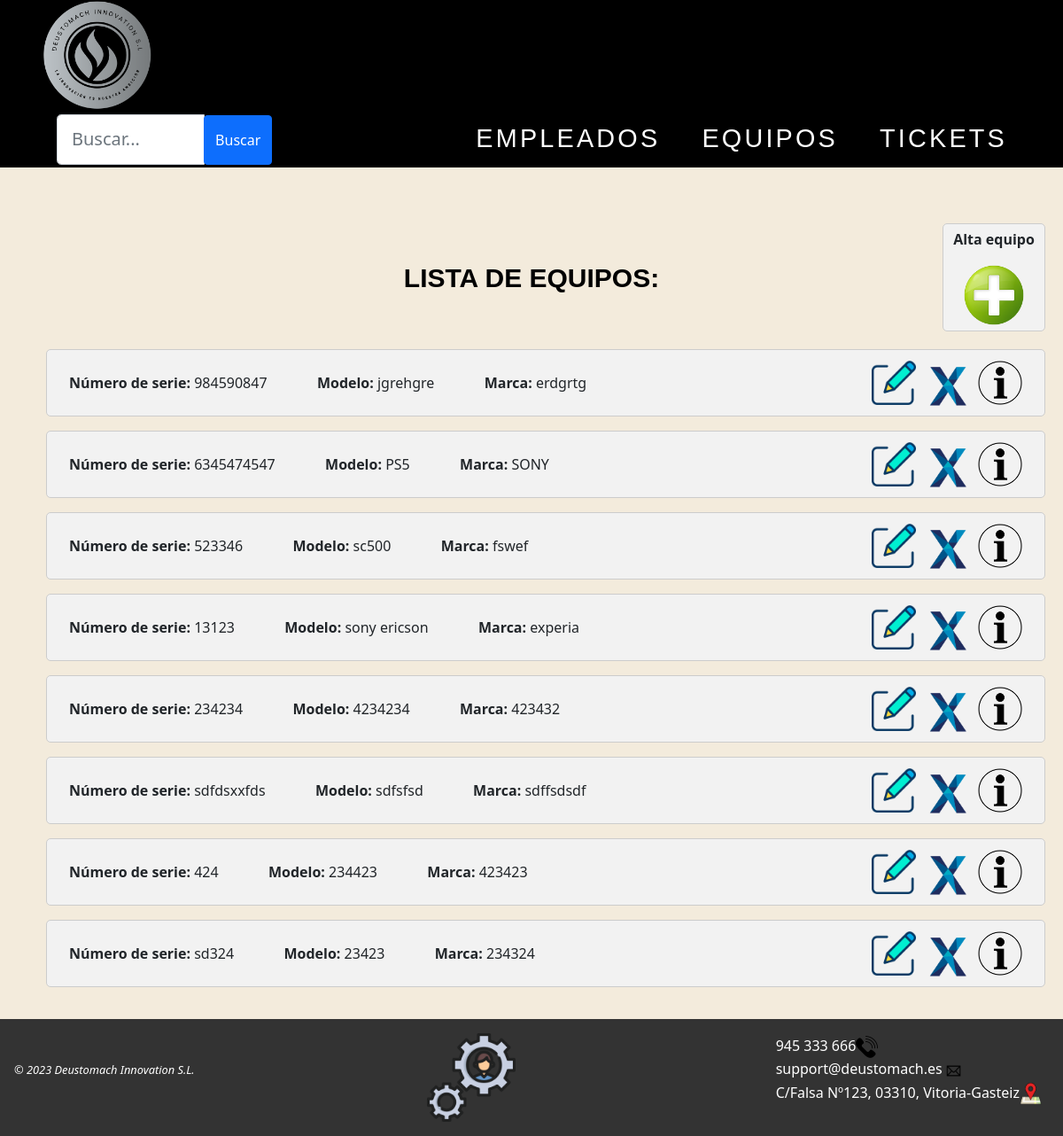
/AppWeb/listadoEquipos/, run on an earlier commit of the app's database.
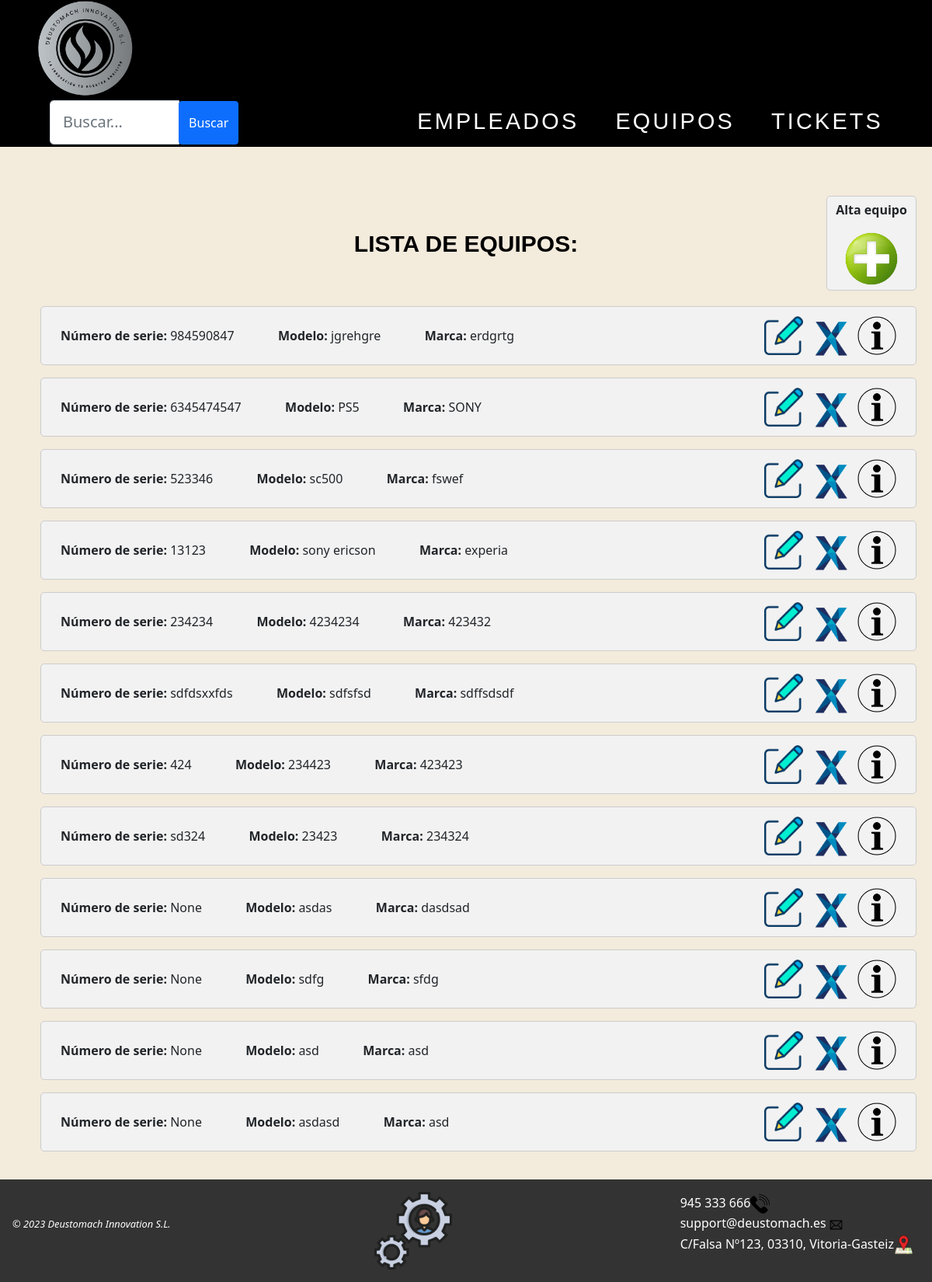
And on a later commit of the database.
### AppWeb/models.py (models this page shows, shortened)
class Equipo(models.Model):
    nserie = models.CharField(max_length=20, unique=True)
    modelo = models.CharField(max_length=50)
    marca = models.CharField(max_length=30)
    tipo = models.CharField(max_length=20)
    fechaAdquisicion = models.DateField(null=True, blank=True)
    fechaPuestaMarcha = models.DateField(null=True, blank=True)
    provNombre = models.CharField(max_length=30)
    provTelefono = models.IntegerField(default=0)
    planta = models.CharField(max_length=15)

### AppWeb/views.py (the view)
# urls.py: path('AppWeb/listadoEquipos/', views.ListaEquipo.as_view(), name='listado-equipo'),
class ListaEquipo(ListView):
    model = Equipo
    template_name = 'listadoEquipos.html'
    context_object_name = 'equipos'
    def get_queryset(self):
        queryset = super().get_queryset()
        busqueda = self.request.GET.get("buscar")
        if busqueda:
            queryset = queryset.filter(
                Q(nserie__icontains=busqueda) |
                Q(modelo__icontains=busqueda) |
                Q(marca__icontains=busqueda)
            ).distinct()
        return queryset

### AppWeb/Templates/listadoEquipos.html (shortened to what this page needs)
{% extends "homeEquipos.html" %}
{% load static %}
{% block contenido %}
<div class="contenido">
    <div id="totalalta">
        <div id="titulos">
            <h1>LISTA DE EQUIPOS:</h1>
        </div>
        <div id="mas">
            <p><b>Alta equipo</b></p>
            <a href="{% url 'gestion:crear-equipo' %}"><img class="centrado" src="{% static 'images/añadirusr.png' %}"
                    width="70px" title="Crear un empleado nuevo"></a>
        </div>
        {% if object_list %}
        {% for eq in object_list %}
        <ul>
            <div class="objetos">
                <span><b>Número de serie: </b>{{eq.nserie}}</span> &emsp;&emsp;&emsp;
                <b>Modelo: </b>{{eq.modelo}}</span> &emsp;&emsp;&emsp;
                <b>Marca: </b>{{eq.marca}}</span>
                <a id="objetos1" href="{% url 'gestion:detalle-equipo' eq.id %}"><img
                        src="{% static 'images/info.png' %}" title="Pulsa para ver los detalles del equipo"
                        width="50px"></a>
                <a id="objetos1" href="{% url 'gestion:borrar-equipo' eq.id %}"><img
                        src="{% static 'images/delete.png' %}" title="Haz clic para eliminar el equipo"
                        width="50px"></a>
                <a id="objetos1" href="{% url 'gestion:modificar-equipo' eq.id %}"><img
                        src="{% static 'images/editar.png' %}" title="Haz clic para editar este equipo"
                        width="50px"></a>
            </div>
        </ul>
        {% endfor %}
        {% else %}
        <h1>No hay equipos disponibles</h1>
        {% endif %}
    </div>
    {% endblock %}

### AppWeb/Templates/homeEquipos.html (shortened to what this page needs)
{% load static %}
<!DOCTYPE html>
<html lang="en">
<head>
    <link href="https://cdn.jsdelivr.net/npm/bootstrap@5.1.3/dist/css/bootstrap.min.css" rel="stylesheet"
>
    <link rel="stylesheet" href="{% static 'css/Estilo.css' %}">
</head>
<body>
    <header class='ocultar-y-mostrar'>
        <nav class="navbar">
            <a href="{% url 'gestion:listado-empleado' %}"><img class="logo" src="{% static 'images/LOGO.png' %}"
                    title="Logo de la empresa" alt="Logo"></a>
            <ul class="nav-menu">
                {% block buscador %}
                <form class="d-none d-sm-inline-block form-inline mr-auto ml-md-3 my-2 my-md-0 mw-100 navbar-search"
                    method="GET">
                    <div class="input-group">
                        <input type="text" class="form-control form-control-lg" placeholder="Buscar..."
                            name="buscar" value="{{ request.GET.buscar }}">
                        <div>
                            <button class="btn btn-primary btn-block, guardar1" type="submit">Buscar
                            </button>
                        </div>
                    </div>
                </form>
                {% endblock buscador %}
                <div class="enlaces">
                    <li><a class="nav-link" href="{% url 'gestion:listado-empleado' %}">Empleados</a>
                    </li>
                    <li><a class="nav-link" href="{% url 'gestion:listado-equipo' %}" class="active">Equipos</a></li>
                    <li><a class="nav-link" href="{% url 'gestion:listado-ticket' %}">Tickets</a></li>
                </div>
            </ul>
        </nav>
    </header>
    <main class="main">
        {% block contenido %} {% endblock %}
    </main>
    <footer>
        <div class="piePagina">
            <p id="proteccion"><em>© 2023 Deustomach Innovation S.L.</em></p>
            <a id="admin" href="http://127.0.0.1:8000/admin/"><img id="logo_admin" src="{% static 'images/admin.png' %}" title="Administration"></a>
            <ul id="otros">
                <li>945 333 666<img class="logoInferior" src="{% static 'images/tlf.png' %}" title="imagen de un teléfono"></a></li>
                <li>support@deustomach.es<img class="logoInferior" src="{% static 'images/mail.png' %}" title="imagen de un mail"></a></li>
                <li>C/Falsa Nº123, 03310, Vitoria-Gasteiz<img class="logoInferior" src="{% static 'images/mapa.png' %}" title="imagen de un mapa"></a></li>
            </ul>
        </div>
    </footer>
</body>
</html>

### AppWeb/static/css/Estilo.css (style rules this page uses)
.navbar { background-color: black; padding: 0 2rem; }
.nav-menu { display: flex; list-style: none; gap: 1.5rem; align-items: center; }
.nav-link { font-family: sans-serif; font-size: 1.8rem; text-decoration: none; color: white; letter-spacing: 0.2rem; }
.nav-link::after { content: ''; display: block; width: 0; height: 2px; background: #C1BDB3; transition: width .3s; }
.logo { width: 150px; object-fit: contain; }
header nav { display: flex; text-decoration: none; }
img { max-width: 100%; height: auto; }
body { background-color: #f3ebdc; position: relative; display: flex; flex-direction: column; min-height: 100vh; }
#totalalta { display: inline; margin-top: auto; }
#titulos { margin-top: 40px; margin-bottom: -100px; }
#mas { margin-left: auto; margin-right: 0; margin-bottom: 20px; padding: 5px; background-color: #f2f2f2; border-radius: 5px; border: 1px solid #ccc; max-width: 10%; text-align: center; }
nav ul { display: flex; justify-content: right; margin: 0%; margin-bottom: 0px; }
nav ul li { list-style: none; margin-bottom: 0px; }
nav ul li a { font-family: cursive; display: block; margin-right: 15px; padding: 0 40px; text-decoration: wavy; text-transform: uppercase; line-height: 45px; margin-bottom: 0px; color: black; }
.enlaces { display: flex; align-items: right; }
footer { background-color: #333; color: #fff; margin-top: auto; }
.piePagina { display: flex; justify-content: space-between; align-items: center; padding: 1rem; }
#proteccion { font-size: 0.8rem; }
.logoInferior { width: 25px; height: 25px; margin-right: 0.5rem; }
#logo_admin { width: 100px; }
#otros { list-style: none; }
button { background-color: #005CA9; color: #fff; font-size: 18px; padding: 10px 20px; margin-top: 10px; border: none; border-radius: 5px; cursor: pointer; transition: all 0.3s ease; }
.contenido { margin: 0 auto; max-width: 1400px; padding: 20px; }
h1 { font-weight: 700; color: black; font-family: sans-serif; font-size: 30px; text-align: center; margin-bottom: 20px; }
#objetos1 { margin-left: 10px; margin-top: -13px; float: right; }
.objetos { justify-content: space-between; background-color: #f2f2f2; padding: 25px; border-radius: 5px; border: 1px solid #ccc; }
form { flex-direction: column; align-items: center; margin-top: 20px; }
a { color: white; text-decoration: none; }
.input-group .btn { position: relative; z-index: 2; margin-top:1px; padding-top: 15px; padding-bottom: 15px; margin-right: 190px; }

What changed in the data, as far as the page shows it:
added Equipo: nserie "None", modelo "asdas", marca "dasdsad"
added Equipo: nserie "None", modelo "sdfg", marca "sfdg"
added Equipo: nserie "None", modelo "asd", marca "asd"
added Equipo: nserie "None", modelo "asdasd", marca "asd"
